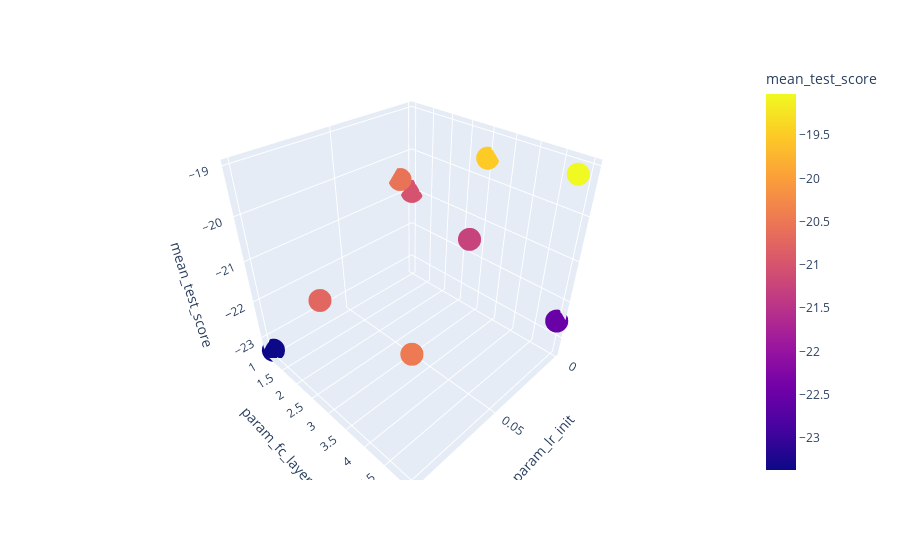

Notebook code cell kept with this figure:
### Code cell
# plot the results of the grid search
import pandas as pd
df = pd.DataFrame(grid_.cv_results_)
# make a contour plot where color is the score and x and y are the parameters (lr_init and fc_layers)
fig = px.scatter_3d(df, x='param_lr_init', y='param_fc_layers', z='mean_test_score', color='mean_test_score')
fig.show()

### Figure 1 — Plotly figure (JSON) as saved in the notebook; plotly's stock layout.template omitted (floating-point values rounded to 4 significant figures)
{"data": [{"hovertemplate": "param_lr_init=%{x}<br>param_fc_layers=%{y}<br>mean_test_score=%{marker.color}<extra></extra>", "legendgroup": "", "marker": {"color": [-23.37, -20.56, -21.01, -20.73, -21.26, -19.5, -20.46, -19.02, -22.52], "coloraxis": "coloraxis", "symbol": "circle"}, "mode": "markers", "name": "", "scene": "scene", "showlegend": false, "type": "scatter3d", "x": [0.1, 0.01, 0.001, 0.1, 0.01, 0.001, 0.1, 0.01, 0.001], "y": [1, 1, 1, 3, 3, 3, 5, 5, 5], "z": [-23.37, -20.56, -21.01, -20.73, -21.26, -19.5, -20.46, -19.02, -22.52]}], "layout": {"coloraxis": {"colorbar": {"title": {"text": "mean_test_score"}}, "colorscale": [[0, "#0d0887"], [0.1111, "#46039f"], [0.2222, "#7201a8"], [0.3333, "#9c179e"], [0.4444, "#bd3786"], [0.5556, "#d8576b"], [0.6667, "#ed7953"], [0.7778, "#fb9f3a"], [0.8889, "#fdca26"], [1, "#f0f921"]]}, "legend": {"tracegroupgap": 0}, "margin": {"t": 60}, "scene": {"domain": {"x": [0, 1], "y": [0, 1]}, "xaxis": {"title": {"text": "param_lr_init"}}, "yaxis": {"title": {"text": "param_fc_layers"}}, "zaxis": {"title": {"text": "mean_test_score"}}}}}
